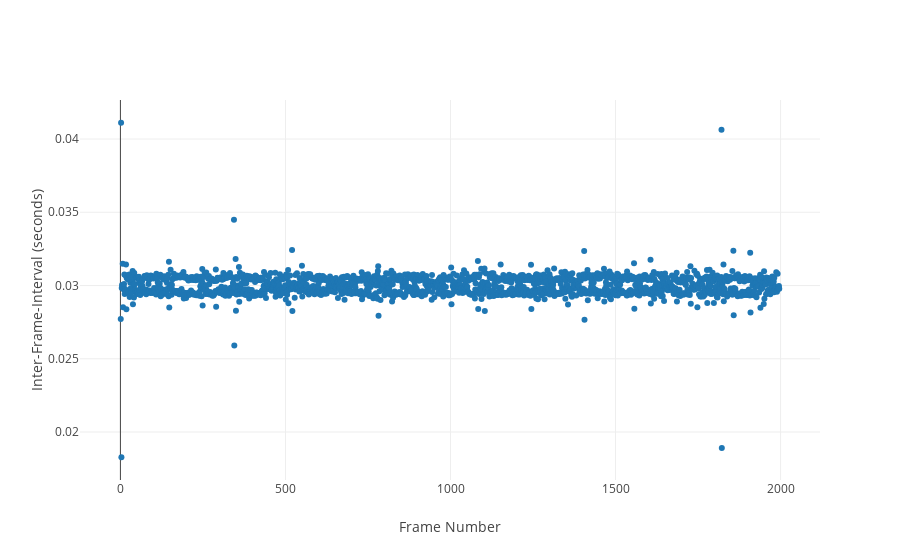

This figure's notebook cell:
### Markdown cell above
It seems the errors in frame intervals gets progressively worse?

### Code cell
myFrameDiff = np.diff( frame_df['secondsSinceStart'].astype(float).values )
#myFrameDiff = np.diff( frame_df['ticks'].astype(float).values ) / 1000.0
#myFrameDiff = np.diff( frame_df['perf_counter'].astype(float).values ) 
#myFrameDiff = frame_df['lastFrameInterval'].astype(float).values / 1000

fig = {
    'data': [{
        'x': frame_df.value, 
        'y': myFrameDiff, 
        'text': '', 
        'mode': 'markers', 
        'name': ''
    }],
    'layout': {
        'xaxis': {'title': 'Frame Number'},
        'yaxis': {'title': "Inter-Frame-Interval (seconds)"}
    }
}

iplot(fig, filename='pandas/multiple-scatter')

### Figure 1 — Plotly figure (JSON) as saved in the notebook; plotly's stock layout.template omitted (floating-point values rounded to 4 significant figures; data arrays with more than 128 entries replaced by an {"elided": "..."} marker saying what was removed)
{"data": [{"mode": "markers", "name": "", "text": "", "x": {"elided": "1997 int values"}, "y": {"elided": "1996 float values"}}], "layout": {"xaxis": {"title": "Frame Number"}, "yaxis": {"title": "Inter-Frame-Interval (seconds)"}}}
